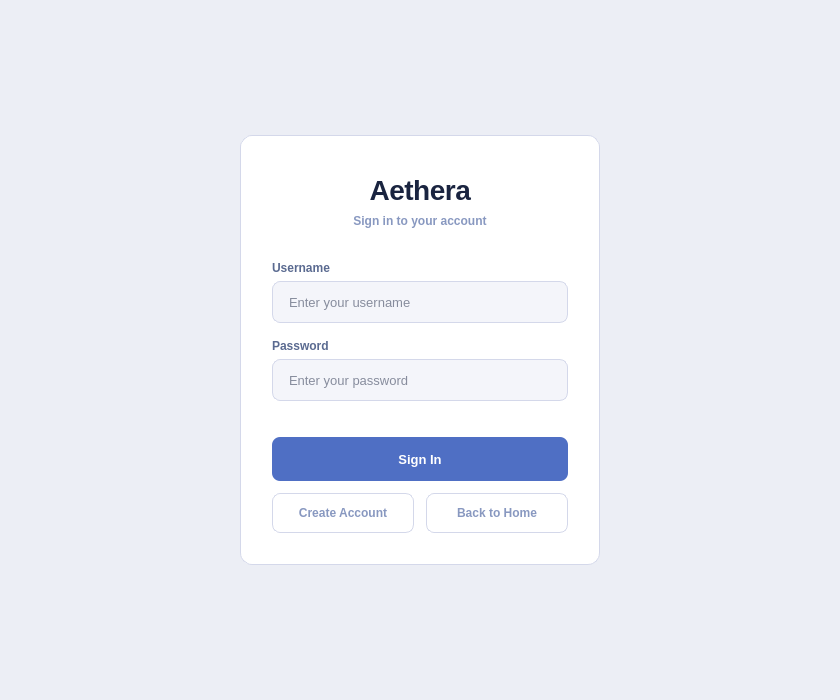
<?xml version="1.0" encoding="UTF-8"?>
<ui version="4.0">
 <class>Login</class>
 <widget class="QMainWindow" name="Login">
  <property name="geometry">
         <rect><x>0</x><y>0</y><width>840</width><height>700</height></rect>
  </property>
        <property name="minimumSize"><size><width>840</width><height>700</height></size></property>
        <property name="maximumSize"><size><width>840</width><height>700</height></size></property>
  <property name="windowTitle"><string>Aethera</string></property>
  <widget class="QWidget" name="centralwidget">
   <property name="styleSheet">
    <string notr="true">
QWidget#centralwidget {
    background-color: #eceef5;
}
QWidget#card {
    background-color: #ffffff;
    border-radius: 12px;
    border: 1px solid #d4d8ea;
}
QLabel#labelTitle {
    color: #1a2440;
    font-size: 28px;
    font-weight: 700;
    letter-spacing: -0.5px;
}
QLabel#labelSubtitle {
    color: #8898c0;
    font-size: 12px;
    font-weight: 500;
}
QLabel#labelUsername,
QLabel#labelPassword {
    color: #5a6a90;
    font-size: 12px;
    font-weight: 500;
}
QLineEdit#inputUsername,
QLineEdit#inputPassword {
    background-color: #f4f5fa;
    color: #1a2440;
    font-size: 13px;
    border: 1px solid #d4d8ea;
    border-radius: 8px;
    padding: 10px 14px;
    selection-background-color: #b0bcd8;
}
QLineEdit#inputUsername:focus,
QLineEdit#inputPassword:focus {
    border: 1px solid #4f6fc4;
    background-color: #ffffff;
}
QPushButton#buttonLogin {
    background-color: #4f6fc4;
    color: #ffffff;
    font-size: 13px;
    font-weight: 600;
    border: none;
    border-radius: 8px;
    padding: 12px;
}
QPushButton#buttonLogin:hover {
    background-color: #3a5aae;
}
QPushButton#buttonLogin:pressed {
    background-color: #2c4890;
}
QPushButton#buttonRegister {
    background-color: transparent;
    color: #8898c0;
    font-size: 12px;
    font-weight: 500;
    border: 1px solid #d4d8ea;
    border-radius: 8px;
    padding: 12px;
}
QPushButton#buttonRegister:hover {
    background-color: #eceef5;
    color: #1a2440;
    border-color: #b0bcd8;
}
QPushButton#buttonBackHome {
    background-color: transparent;
    color: #8898c0;
    font-size: 12px;
    font-weight: 500;
    border: 1px solid #d4d8ea;
    border-radius: 8px;
    padding: 12px;
}
QPushButton#buttonBackHome:hover {
    background-color: #eceef5;
    color: #1a2440;
    border-color: #b0bcd8;
}
QLabel#labelError {
    color: #c0392b;
    font-size: 12px;
}
    </string>
   </property>
   <widget class="QWidget" name="card" native="true">
    <property name="geometry">
           <rect><x>240</x><y>135</y><width>360</width><height>430</height></rect>
    </property>
    <widget class="QLabel" name="labelTitle">
     <property name="geometry"><rect><x>0</x><y>36</y><width>360</width><height>38</height></rect></property>
     <property name="text"><string>Aethera</string></property>
     <property name="alignment"><set>Qt::AlignmentFlag::AlignCenter</set></property>
    </widget>
    <widget class="QLabel" name="labelSubtitle">
     <property name="geometry"><rect><x>0</x><y>76</y><width>360</width><height>20</height></rect></property>
     <property name="text"><string>Sign in to your account</string></property>
     <property name="alignment"><set>Qt::AlignmentFlag::AlignCenter</set></property>
    </widget>
    <widget class="QLabel" name="labelUsername">
     <property name="geometry"><rect><x>32</x><y>124</y><width>296</width><height>18</height></rect></property>
     <property name="text"><string>Username</string></property>
    </widget>
    <widget class="QLineEdit" name="inputUsername">
     <property name="geometry"><rect><x>32</x><y>146</y><width>296</width><height>42</height></rect></property>
     <property name="placeholderText"><string>Enter your username</string></property>
    </widget>
    <widget class="QLabel" name="labelPassword">
     <property name="geometry"><rect><x>32</x><y>202</y><width>296</width><height>18</height></rect></property>
     <property name="text"><string>Password</string></property>
    </widget>
    <widget class="QLineEdit" name="inputPassword">
     <property name="geometry"><rect><x>32</x><y>224</y><width>296</width><height>42</height></rect></property>
     <property name="echoMode"><enum>QLineEdit::EchoMode::Password</enum></property>
     <property name="placeholderText"><string>Enter your password</string></property>
    </widget>
    <widget class="QLabel" name="labelError">
     <property name="geometry"><rect><x>32</x><y>276</y><width>296</width><height>18</height></rect></property>
     <property name="text"><string/></property>
    </widget>
    <widget class="QPushButton" name="buttonLogin">
     <property name="geometry"><rect><x>32</x><y>302</y><width>296</width><height>44</height></rect></property>
     <property name="text"><string>Sign In</string></property>
    </widget>
    <widget class="QPushButton" name="buttonRegister">
     <property name="geometry"><rect><x>32</x><y>358</y><width>142</width><height>40</height></rect></property>
     <property name="text"><string>Create Account</string></property>
    </widget>
    <widget class="QPushButton" name="buttonBackHome">
     <property name="geometry"><rect><x>186</x><y>358</y><width>142</width><height>40</height></rect></property>
     <property name="text"><string>Back to Home</string></property>
    </widget>
   </widget>
  </widget>
 </widget>
 <resources/>
 <connections/>
</ui>
